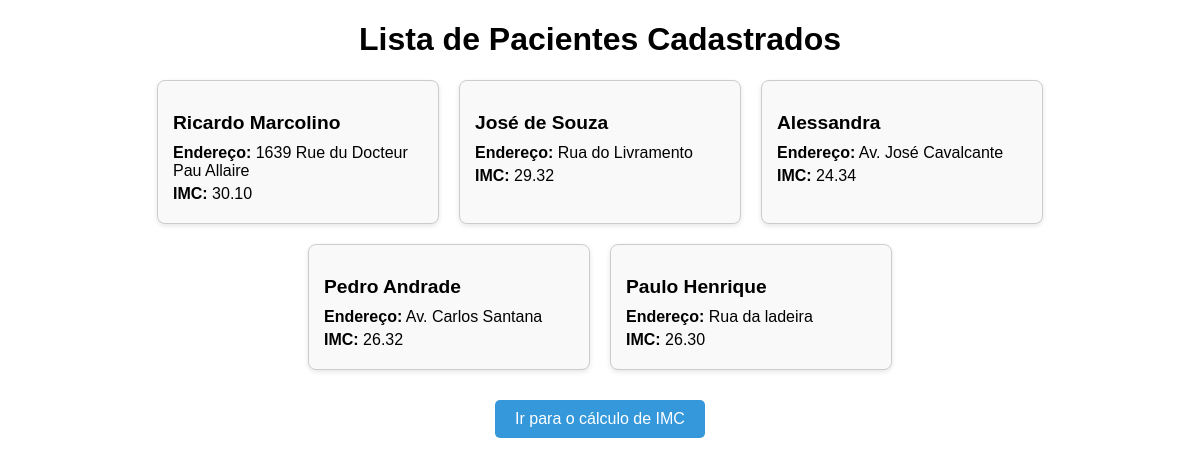
The page / on the database its author committed.
### pacientes/models.py (models this page shows, shortened)
class Paciente(models.Model):
    nome = models.CharField(max_length=100)
    endereco = models.CharField(max_length=200)
    altura = models.FloatField(help_text="Altura em cm")
    peso = models.FloatField(help_text="Peso em kg")
    imc = models.FloatField(null=True, blank=True, help_text="Índice de Massa Corporal")

### pacientes/views.py (the view)
# urls.py: 2. Add a URL to urlpatterns:  path('', views.home, name='home')
def home(request):
    pacientes = Paciente.objects.all()
    context = {"pacientes": pacientes}
    return render(request, "pacientes/home.html", context)

### pacientes/templates/pacientes/home.html (shortened to what this page needs)
<!DOCTYPE html>
<html lang="pt-BR">
<head>
</head>
<body>
    <h1>Lista de Pacientes Cadastrados</h1>
    {% if pacientes %}
    <div class="patients-container">
        {% for p in pacientes %}
        <div class="patient-card">
            <h2>{{ p.nome }}</h2>
            <div class="patient-info">
                <p><strong>Endereço:</strong> {{ p.endereco }}</p>
                <p><strong>IMC:</strong>
                    {% if p.imc %}
                        {{ p.imc|floatformat:2 }}
                    {% else %}
                        Não calculado
                    {% endif %}
                </p>
            </div>
        </div>
        {% endfor %}
    </div>
    {% else %}
        <p style="text-align:center;">nenhum paciente encontrado.</p>
    {% endif %}
    <div class="btn-container">
        <a href="{% url 'calculer_imc' %}">
            <button type="button">Ir para o cálculo de IMC</button>
        </a>
    </div>
</body>
</html>

### pacientes/templates/pacientes/home.html (style rules this page uses)
body { font-family: Arial, sans-serif; margin: 20px; }
h1 { text-align: center; }
.patients-container { display: flex; flex-wrap: wrap; gap: 20px; justify-content: center; }
.patient-card { border: 1px solid #ccc; border-radius: 8px; padding: 15px; width: 250px; box-shadow: 0 2px 5px rgba(0,0,0,0.1); background: #f9f9f9; }
.patient-card h2 { font-size: 1.2em; margin-bottom: 10px; }
.patient-info p { margin: 5px 0; }
.btn-container { text-align: center; margin-top: 30px; }
.btn-container button { padding: 10px 20px; cursor: pointer; border: none; background: #3498db; color: #fff; border-radius: 5px; font-size: 1em; }

### rows shown on the page
Paciente: nome "Ricardo Marcolino", endereco "1639 Rue du Docteur Pau Allaire", imc "30.10"
Paciente: nome "José de Souza", endereco "Rua do Livramento", imc "29.32"
Paciente: nome "Alessandra", endereco "Av. José Cavalcante", imc "24.34"
Paciente: nome "Pedro Andrade", endereco "Av. Carlos Santana", imc "26.32"
Paciente: nome "Paulo Henrique", endereco "Rua da ladeira", imc "26.30"
